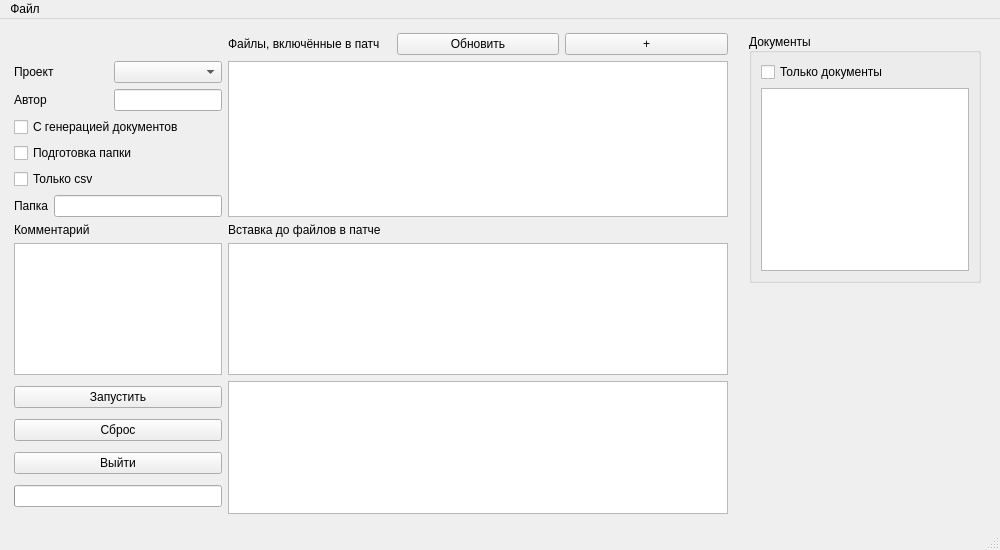
<?xml version="1.0" encoding="UTF-8"?>
<ui version="4.0">
 <class>MainWindow</class>
 <widget class="QMainWindow" name="MainWindow">
  <property name="geometry">
   <rect>
    <x>0</x>
    <y>0</y>
    <width>1000</width>
    <height>550</height>
   </rect>
  </property>
  <property name="windowTitle">
   <string>MainWindow</string>
  </property>
  <widget class="QWidget" name="centralwidget">
   <layout class="QGridLayout" name="gridLayout_4">
    <item row="0" column="0">
     <layout class="QGridLayout" name="gridLayout_12">
      <property name="leftMargin">
       <number>5</number>
      </property>
      <property name="topMargin">
       <number>5</number>
      </property>
      <property name="rightMargin">
       <number>5</number>
      </property>
      <property name="bottomMargin">
       <number>5</number>
      </property>
      <item row="1" column="1" colspan="3">
       <widget class="QTableWidget" name="tableFiles">
        <property name="minimumSize">
         <size>
          <width>500</width>
          <height>0</height>
         </size>
        </property>
        <property name="maximumSize">
         <size>
          <width>16777215</width>
          <height>16777215</height>
         </size>
        </property>
       </widget>
      </item>
      <item row="2" column="0">
       <widget class="QLabel" name="label_3">
        <property name="text">
         <string>Комментарий</string>
        </property>
       </widget>
      </item>
      <item row="3" column="1" colspan="3">
       <widget class="QTextEdit" name="textBeforeFiles"/>
      </item>
      <item row="1" column="0">
       <layout class="QGridLayout" name="gridLayout_2">
        <item row="1" column="1">
         <widget class="QLineEdit" name="lineAuthor">
          <property name="sizePolicy">
           <sizepolicy hsizetype="Minimum" vsizetype="Fixed">
            <horstretch>0</horstretch>
            <verstretch>0</verstretch>
           </sizepolicy>
          </property>
         </widget>
        </item>
        <item row="0" column="1">
         <widget class="QComboBox" name="comboProjects"/>
        </item>
        <item row="1" column="0">
         <widget class="QLabel" name="label_2">
          <property name="text">
           <string>Автор</string>
          </property>
         </widget>
        </item>
        <item row="0" column="0">
         <widget class="QLabel" name="label">
          <property name="text">
           <string>Проект</string>
          </property>
         </widget>
        </item>
        <item row="2" column="0" colspan="2">
         <layout class="QGridLayout" name="gridLayout">
             <item row="0" column="0" colspan="2">
                 <widget class="QCheckBox" name="checkBoxWithFiles">
            <property name="text">
                <string>С генерацией документов</string>
            </property>
           </widget>
          </item>
             <item row="3" column="0">
           <widget class="QLabel" name="label_6">
            <property name="text">
             <string>Папка</string>
            </property>
           </widget>
          </item>
             <item row="1" column="0" colspan="2">
                 <widget class="QCheckBox" name="checkBoxPrepareCustomer">
            <property name="text">
                <string>Подготовка папки</string>
            </property>
           </widget>
          </item>
             <item row="3" column="1">
                 <widget class="QLineEdit" name="lineDirToPass">
            <property name="text">
                <string extracomment="Папка для передачи"/>
            </property>
                 </widget>
             </item>
             <item row="2" column="0" colspan="2">
                 <widget class="QCheckBox" name="checkBoxOnlyCsv">
                     <property name="text">
                         <string>Только csv</string>
            </property>
           </widget>
          </item>
         </layout>
        </item>
       </layout>
      </item>
      <item row="3" column="0">
       <widget class="QTextEdit" name="textComment">
        <property name="sizePolicy">
         <sizepolicy hsizetype="Preferred" vsizetype="Expanding">
          <horstretch>0</horstretch>
          <verstretch>0</verstretch>
         </sizepolicy>
        </property>
       </widget>
      </item>
      <item row="2" column="1">
       <widget class="QLabel" name="label_5">
        <property name="text">
         <string>Вставка до файлов в патче</string>
        </property>
       </widget>
      </item>
      <item row="0" column="2">
       <widget class="QPushButton" name="pushRefresh">
        <property name="text">
         <string>Обновить</string>
        </property>
       </widget>
      </item>
      <item row="0" column="3">
       <widget class="QPushButton" name="pushAdd">
        <property name="text">
         <string>+</string>
        </property>
       </widget>
      </item>
      <item row="4" column="1" colspan="3">
       <widget class="QTextEdit" name="textLog">
        <property name="readOnly">
         <bool>true</bool>
        </property>
       </widget>
      </item>
      <item row="0" column="1">
       <widget class="QLabel" name="label_4">
        <property name="text">
         <string>Файлы, включённые в патч</string>
        </property>
       </widget>
      </item>
      <item row="4" column="0">
       <layout class="QGridLayout" name="gridLayout_5">
        <item row="1" column="1">
         <widget class="QPushButton" name="pushStart">
          <property name="text">
           <string>Запустить</string>
          </property>
         </widget>
        </item>
        <item row="4" column="1">
         <widget class="QProgressBar" name="progressBar">
          <property name="enabled">
           <bool>true</bool>
          </property>
          <property name="sizePolicy">
           <sizepolicy hsizetype="Minimum" vsizetype="Fixed">
            <horstretch>0</horstretch>
            <verstretch>0</verstretch>
           </sizepolicy>
          </property>
          <property name="value">
           <number>0</number>
          </property>
          <property name="textVisible">
           <bool>false</bool>
          </property>
         </widget>
        </item>
        <item row="3" column="1">
         <widget class="QPushButton" name="pushQuit">
          <property name="text">
           <string>Выйти</string>
          </property>
         </widget>
        </item>
        <item row="2" column="1">
         <widget class="QPushButton" name="pushErase">
          <property name="text">
           <string>Сброс</string>
          </property>
         </widget>
        </item>
       </layout>
      </item>
     </layout>
    </item>
    <item row="0" column="1">
     <layout class="QGridLayout" name="gridLayout_8">
      <property name="leftMargin">
       <number>10</number>
      </property>
      <property name="topMargin">
       <number>5</number>
      </property>
      <property name="rightMargin">
       <number>10</number>
      </property>
      <property name="bottomMargin">
       <number>5</number>
      </property>
      <item row="0" column="0">
       <widget class="QGroupBox" name="groupBox">
        <property name="minimumSize">
         <size>
          <width>200</width>
          <height>250</height>
         </size>
        </property>
        <property name="maximumSize">
         <size>
          <width>16777215</width>
          <height>250</height>
         </size>
        </property>
        <property name="title">
         <string>Документы</string>
        </property>
        <property name="alignment">
         <set>Qt::AlignLeading|Qt::AlignLeft|Qt::AlignVCenter</set>
        </property>
        <layout class="QGridLayout" name="gridLayout_9">
         <item row="0" column="0">
          <widget class="QCheckBox" name="onlyDocsGen">
           <property name="text">
            <string>Только документы</string>
           </property>
          </widget>
         </item>
         <item row="1" column="0">
          <widget class="QTableWidget" name="tableDocsDetails">
           <property name="cornerButtonEnabled">
            <bool>false</bool>
           </property>
          </widget>
         </item>
        </layout>
       </widget>
      </item>
      <item row="1" column="0">
       <spacer name="verticalSpacer">
        <property name="orientation">
         <enum>Qt::Vertical</enum>
        </property>
        <property name="sizeHint" stdset="0">
         <size>
          <width>20</width>
          <height>40</height>
         </size>
        </property>
       </spacer>
      </item>
     </layout>
    </item>
   </layout>
  </widget>
  <widget class="QMenuBar" name="menubar">
   <property name="geometry">
    <rect>
     <x>0</x>
     <y>0</y>
     <width>1000</width>
     <height>21</height>
    </rect>
   </property>
   <widget class="QMenu" name="menu">
    <property name="title">
     <string>Файл</string>
    </property>
   </widget>
   <addaction name="menu"/>
  </widget>
  <widget class="QStatusBar" name="statusbar"/>
 </widget>
 <resources/>
 <connections/>
</ui>
